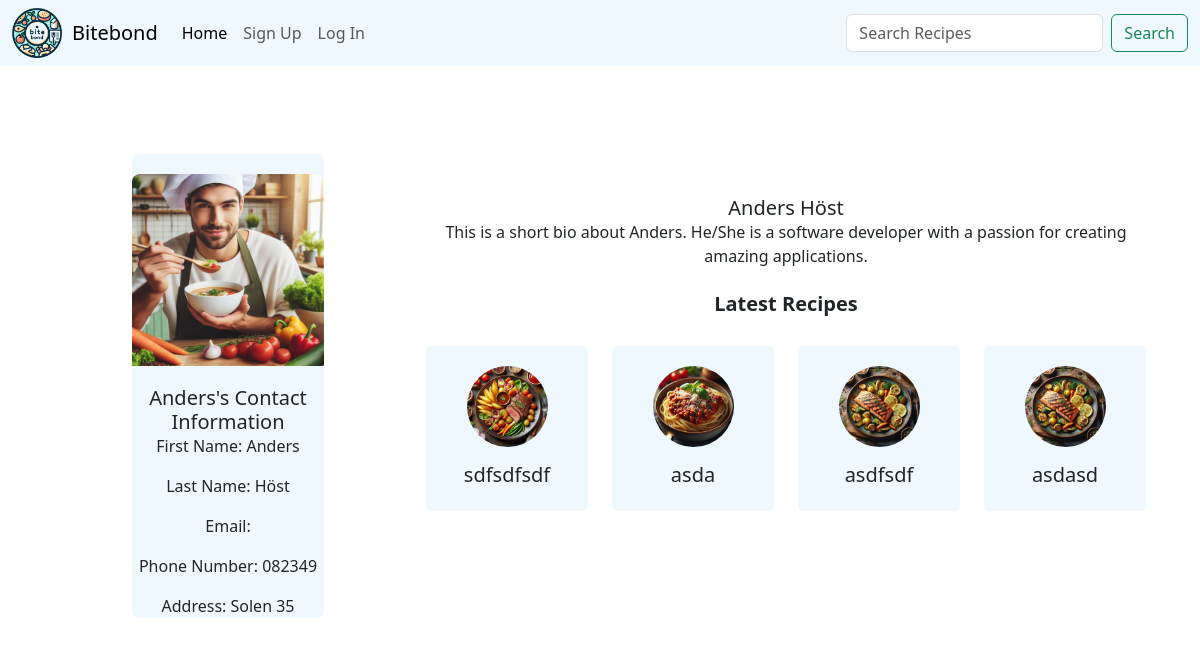
Page /profile/1/ on the committed database.
### app/models.py (models this page shows, shortened)
class Profile(models.Model):
    user = models.OneToOneField(User, on_delete=models.CASCADE)
    phone_number = models.CharField(max_length=15, blank=True)
    address = models.CharField(max_length=255, blank=True)
    picture = models.ImageField(upload_to='profile_pictures/', default='profile_pictures/profile.jpg')

class Recipe(models.Model):
    user = models.ForeignKey(User, on_delete=models.CASCADE, related_name='recipes', default=1)  # Provide a default user ID
    title = models.CharField(max_length=255)
    ingredients = models.TextField()
    instructions = models.TextField()
    cooking_time = models.IntegerField()
    preparation_time = models.IntegerField()
    serving_size = models.IntegerField()
    tips = models.TextField(blank=True, null=True)
    picture = models.ImageField(upload_to='recipes/', blank=True, null=True)
    created_at = models.DateTimeField(default=timezone.now)

### app/views.py (the view)
# urls.py: path('profile/<int:user_id>/', views.profile, name='profile'),
def profile(request, user_id):
    user_profile = get_object_or_404(Profile, user__id=user_id)
    latest_recipes = Recipe.objects.filter(user=user_profile.user).order_by('-created_at')[:4]
    return render(request, 'profile.html', {'profile': user_profile, 'latest_recipes': latest_recipes})

### app/templates/profile.html (shortened to what this page needs)
<!DOCTYPE html>
{% extends 'base.html' %}
{% load static %}
{% block content %}
<div class="container mt-5">
    <div class="row">
        <div class="col-md-4 d-flex justify-content-center">
            <div class="profile" style="width: 12rem;">
                {% if profile.picture %}
                    <img src="{{ profile.picture.url }}" alt="Profile Picture" class="card-img-top" id="profile-picture">
                {% else %}
                    <p>No profile picture uploaded.</p>
                {% endif %}
                <div class="card-body text-center">
                    <h5 class="card-title">{{ profile.user.username }}'s Contact Information</h5>
                    <p class="card-text">First Name: {{ profile.user.first_name }}</p>
                    <p class="card-text">Last Name: {{ profile.user.last_name }}</p>
                    <p class="card-text">Email: {{ profile.user.email }}</p>
                    <p class="card-text">Phone Number: {{ profile.phone_number }}</p>
                    <p class="card-text">Address: {{ profile.address }}</p>
                </div>
            </div>
        </div>
        <div class="col-md-8 d-flex justify-content-center align-items-center">
            <div class="container-bio">
                <div class="card-body text-center">
                    <h5 class="card-title">{{ profile.user.first_name }} {{ profile.user.last_name }}</h5>
                    <p class="card-text">This is a short bio about {{ profile.user.first_name }}. He/She is a software developer with a passion for creating amazing applications.</p>
                    {% if latest_recipes %}
                    <div class="latest-recipes mt-4">
                        <h5 class="card-title-latest">Latest Recipes</h5>
                        <div class="row">
                            {% for recipe in latest_recipes|slice:":4" %}
                            <div class="col-md-3">
                                <div class="card mb-3" onclick="window.location.href='{% url 'recipe_detail' recipe.id %}'">
                                    {% if recipe.picture %}
                                        <img id="recipe-picture" src="{{ recipe.picture.url }}" alt="{{ recipe.title }}" class="rounded-circle img-fluid mx-auto d-block" style="max-width: 50%;">
                                    {% else %}
                                        <img id="recipe-picture" src="{% static 'images/recipe.jpg' %}" alt="Default Recipe Image" class="rounded-circle img-fluid mx-auto d-block" style="max-width: 50%;">
                                    {% endif %}
                                    <div class="card-body">
                                        <h5 class="card-title">{{ recipe.title }}</h5>
                                    </div>
                                </div>
                            </div>
                            {% endfor %}
                        </div>
                    </div>
                {% else %}
                    <p>No recipes found.</p>
                {% endif %}
                </div>
            </div>
        </div>
    </div>
</div>
{% endblock %}

### static/css/styles.css (style rules this page uses)
body { padding-top: 56px; }
.card { cursor: pointer; background-color:aliceblue; border: none; }
.card-title-latest { font-size: 20px; font-weight: bold; margin-bottom: 30px; }
#profile-picture { margin-bottom: 20px; }
.profile { background-color:aliceblue; border-radius: 8px; margin-top: 50px; }
img.card-img-top { border-top-left-radius: 8px; border-top-right-radius: 8px; }
#recipe-picture { margin-top: 20px; }
#profile-picture { margin-top: 20px; }

### rows in the picture
Profile: picture (picture), user.username "Anders", user.first_name "Anders", user.last_name "Höst", phone_number "082349", address "Solen 35"
Recipe: picture (picture), title "sdfsdfsdf"
Recipe: picture (picture), title "asda"
Recipe: picture (picture), title "asdfsdf"
Recipe: picture (picture), title "asdasd"
